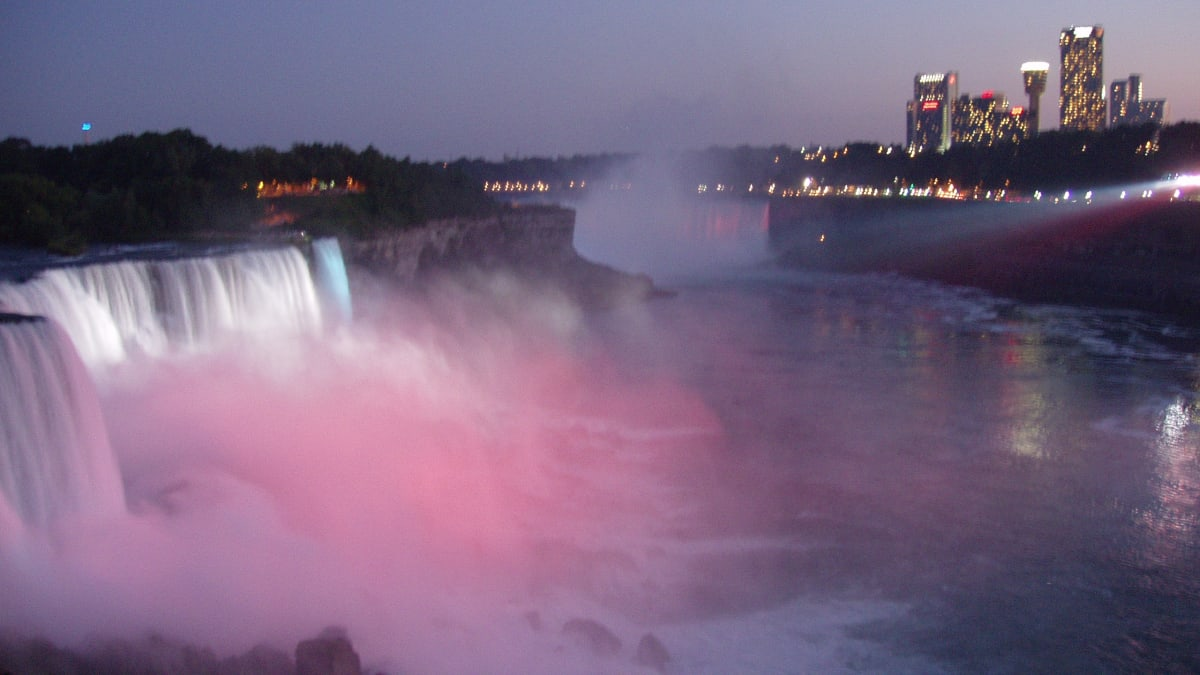
#> input picture src/proxy-image.png, 1200 x 675 px
$ python ascii_converter.py proxy-image.png proxy-image.png
#> lines starting #> are read from the running program, lines starting #| are printed output that depends on the picture
from sys import argv
from PIL import Image

image_path = argv[1]
img = Image.open(image_path)
#> img is the input picture: PIL image 1200x675 RGBA; mean R, G, B, A 119.8, 100.4, 127.3, 255

width, height = img.size
#> width = 1200; height = 675
aspect_ratio = height/width
#> aspect_ratio = 0.562
new_width = 120
new_height = aspect_ratio * new_width * 0.55
#> new_height = 37.12
img = img.resize((new_width, int(new_height)))
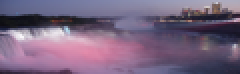
#> img: PIL image 120x37 RGBA (shown 2 times larger); mean R, G, B, A 119.8, 100.4, 127.3, 255
img = img.convert("L")
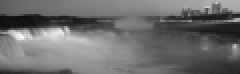
#> img: PIL image 120x37 L (shown 2 times larger); min 13, max 247, mean 109.3

pixels = img.getdata()

chars = ["B", "S", "#", "&", "@", "$", "%", "*", "!", ":", "."]
new_pixels = [chars[pixel//25] for pixel in pixels]
#> new_pixels = 4440 items, first 6: '&', '&', '&', '&', '&', '&'
new_pixels = ''.join(new_pixels)

new_pixels_count = len(new_pixels)
#> new_pixels_count = 4440
ascii_image = [new_pixels[index:index + new_width] for index in range(0, new_pixels_count, new_width)]
#> ascii_image = 37 items
ascii_image = "\n".join(ascii_image)
print(ascii_image)

with open(f"{argv[2].split('.')[0]}.txt", "w") as f:
    f.write(ascii_image)
